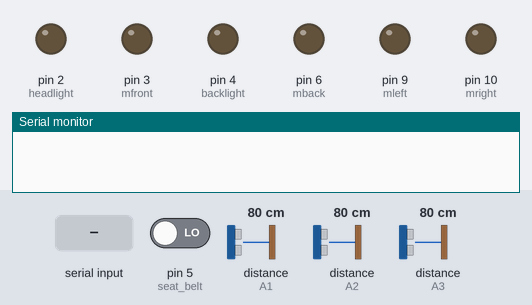
Bench run of a sketch on a simulated Arduino Uno, built with avr-gcc and run on an emulated ATmega328P. Shown: output pins drawn as LEDs (lit = HIGH), the last lines printed to the serial monitor. The test bench sets the inputs (shaded band); at power-on: distance to the obstacle (sensors on A1, A2, A3) 80 cm, pin 5 (seat_belt) LOW. The echo pulse lasts 58.3 µs per cm; pins used as bus, display or sensor lines are not drawn.

Above: at 1.2 s.
1.3 s: "engine on" received over Serial
At 2.5 s:
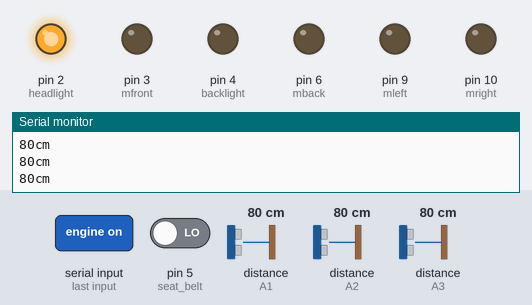
2.8 s: "b" received over Serial
At 3.2 s:
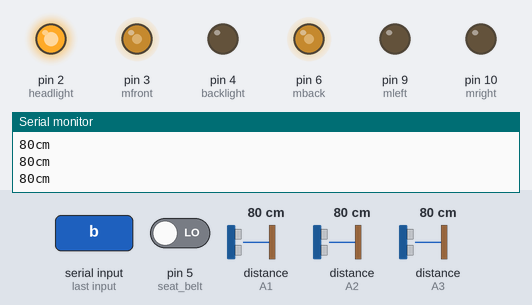
4.3 s: distance to the obstacle (sensor on A1) set to 70 cm
At 5.1 s:
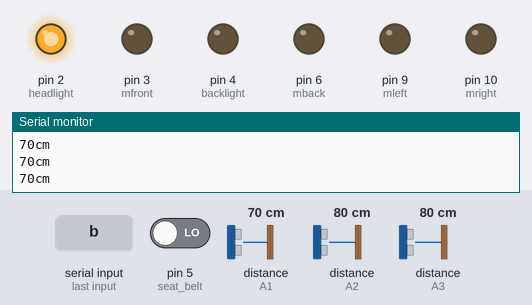
7.3 s: distance to the obstacle (sensor on A1) set to 250 cm
At 7.8 s:
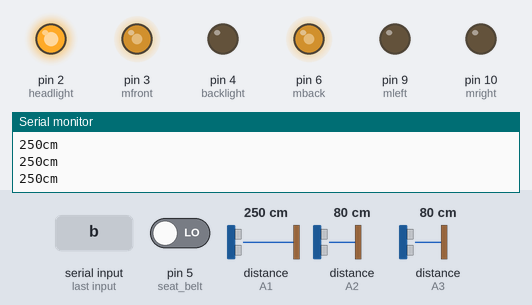
8.8 s: distance to the obstacle (sensor on A1) set to 116 cm
11.8 s: distance to the obstacle (sensor on A1) set to 106 cm
At 12.3 s:
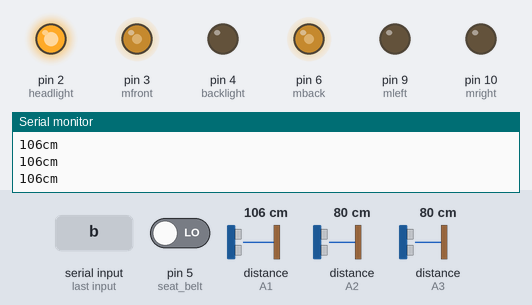
Timing chart, 0 to 14.3 s (numbered marks = the images above; inputs shaded):
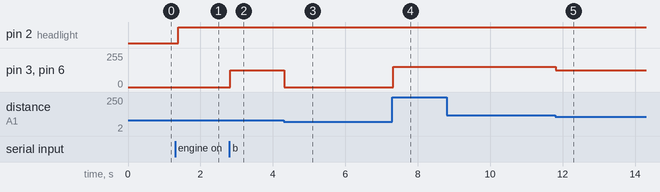

The sketch:

Finalprojworking.ino
```cpp
#define trigPin1 8
#define echoPin1 A2
#define trigPin2 11
#define echoPin2 A3
#define trigPin3 12
#define echoPin3 A1
#define mfront 3
#define mback 6
#define mleft 9
#define mright 10
#define seat_belt 5

String voice;


int smokeA0 = A0;   //alcohol

const int left_right_set=15;
const int setspeed=153;
int a=setspeed;
char ch,state,c;
const int setdistance=150;
const int safedistance=90;
const int criticaldistance=70;
const int headlight=2;
const int backlight=4;
long duration, distance, RightSensor,BackSensor,FrontSensor,LeftSensor;


      void setup(){
              Serial.begin (9600);
              pinMode(headlight, OUTPUT);
              pinMode(backlight, OUTPUT);
              pinMode(trigPin1, OUTPUT);
              pinMode(echoPin1, INPUT);
              pinMode(trigPin2, OUTPUT);
              pinMode(echoPin2, INPUT);
              pinMode(trigPin3, OUTPUT);
              pinMode(echoPin3, INPUT);
              pinMode(mfront, OUTPUT);
              pinMode(mback, OUTPUT);
              pinMode(mleft, OUTPUT);
              pinMode(mright, OUTPUT);
              pinMode(smokeA0, INPUT);

                  }

      void loop(){
            digitalWrite(backlight,LOW);

            int seat=digitalRead(seat_belt);
              while(Serial.available()>0)
              {                //voice
                   delay(10);
                    char c=Serial.read();
                    if(c=="engine on")
                      {break; }
                     voice += c;
              }
             if(voice=="engine on")
             {

               digitalWrite(headlight,HIGH);
               checkdistance(trigPin3, echoPin3);
               FrontSensor = distance;
               Serial.print(FrontSensor);
               Serial.print("cm\n");

            if(Serial.available()>0){
                 ch=(char) Serial.read();
                 Serial.print(ch);
             }
             // Manual Mode
          while(ch == 'a' ){                                                  //While1 Open
                   if(Serial.available()>0){
                     state = (char) Serial.read();
                     if(state == 'b'){
                     ch = state;
                      }
                   }
             else if(state == 'u'){
                  Serial.print("Up Up Up Up Up Up Up Up"); //Up Control
                  Serial.print(state);
                  analogWrite(mfront, setspeed);
                  analogWrite(mback,setspeed);a=setspeed;
                  digitalWrite(backlight,LOW);
                }
             else if(state == 's'){
                  Serial.print("Stop Stop Stop Stop Stop"); //Stop
                  Serial.print(state);
                  digitalWrite(mfront, 0);
                  digitalWrite(mback,0);
                  digitalWrite(mleft, 0);
                  digitalWrite(mright,0); a=mfront;
                  digitalWrite(backlight,HIGH);
                  }
            else if(state == 'l'){
                 Serial.print("Left Left Left Left Left");    //Left Control
                 Serial.print(state);
                 digitalWrite(mfront, 0);
                 analogWrite(mback,setspeed); a=mback;
                  digitalWrite(backlight,LOW);
                  }
            else if(state ==  'r'){
                 Serial.print("Right Right Right Right Right");   //Right Control
                 Serial.print(state);
                 analogWrite(mfront, setspeed);
                 digitalWrite(mback,0);    a=mback;
                  digitalWrite(backlight,LOW);
                  }
            else if(state == 'd') {
                Serial.print("Down Down Down Down Down");       //Down Control
                Serial.print(state);
                analogWrite(mleft, setspeed);
                analogWrite(mright,setspeed);a=mleft;
                  digitalWrite(backlight,LOW);
                  }
    }                                                                    //While1 Close

          //Acc Mode
            if(Serial.available()>0){
                 ch=(char) Serial.read();
                 Serial.print(ch);
             }
                     if(ch == 'b'){                                           // Acc Loop Open

                        checkdistance(trigPin1, echoPin1);
                        RightSensor = distance;
                        checkdistance(trigPin2, echoPin2);
                        LeftSensor = distance;
                        checkdistance(trigPin3, echoPin3);
                        FrontSensor = distance;
                        Serial.print(FrontSensor);
                        Serial.print("cm\n");
                            if(FrontSensor>110){
                             analogWrite(mfront, setspeed);
                             analogWrite(mback,setspeed);
                           // analogWrite(mleft, setspeed);
                           // analogWrite(mright,setspeed);
                           digitalWrite(backlight,LOW);
                            a=setspeed;
                        }
                 else if(FrontSensor>setdistance)                 //actual distance is more  accelerate
                {
                    while(FrontSensor!=setdistance){
                         for(int i=a;i<=153;i++){
                              a=i;
                              analogWrite(mfront, a);
                              analogWrite(mback, a);
                            //  analogWrite(mleft, a);
                            digitalWrite(backlight,LOW);
                            }
                            break;
                      }
                  }
                 else{                                             //actual distance is more  deaccelerate
                    while(FrontSensor!=setdistance){
                      for(int i=a;i>=127;--i){
                           a=i;
                          analogWrite(mfront, a);
                          analogWrite(mback, a);
                         // analogWrite(mleft, a);
                           // analogWrite(mright,a);

                        }
                        break;
                    }
                     if(FrontSensor<=criticaldistance){              //close proximity alert
                        analogWrite(mfront,0);
                         analogWrite(mright,0);
                         analogWrite(mleft, 0);
                         analogWrite(mback,0);
                         digitalWrite(backlight,HIGH);
                      }
                 }
                 if(LeftSensor<left_right_set)                      //left and right sensor
                      {
                         digitalWrite(backlight,HIGH);
                        Serial.print("cut-in left");
                         Serial.print("DRIVER INTERVENTION NEEDED");
                      }
                      if(RightSensor<left_right_set)
                      {
                         digitalWrite(backlight,HIGH);
                        Serial.print("cut-in right");
                         Serial.print("DRIVER INTERVENTION NEEDED");
                      }
           }                                                          //Acc loop close

      }                                                                //voice close
     /* if(c!='h')      {
        Serial.print("voice recognition failed");
      }*/
      }                                                                //loop close
void checkdistance(int trigPin,int echoPin)
{
digitalWrite(trigPin, LOW);
delayMicroseconds(2);
digitalWrite(trigPin, HIGH);
delayMicroseconds(10);
digitalWrite(trigPin, LOW);
duration = pulseIn(echoPin, HIGH);
distance = (duration/2) / 29.1;

}
```

Measured:
- the behaviour switches between 71 and 70 cm on distance to the obstacle (sensor on A1) (found by bisection; images 2 and 3)
- after the input at 1.3 s, pin 2 (headlight): LOW → HIGH after 0.09 s
- after the input at 2.8 s, pin 3 (mfront), pin 6 (mback): 0/255 → 127/255 at once
- after the input at 4.3 s, pin 3 (mfront), pin 6 (mback): 127/255 → 0/255 at once
- after the input at 7.3 s, pin 3 (mfront), pin 6 (mback): 0/255 → 153/255 at once
- after the input at 11.8 s, pin 3 (mfront), pin 6 (mback): 153/255 → 127/255 at once
